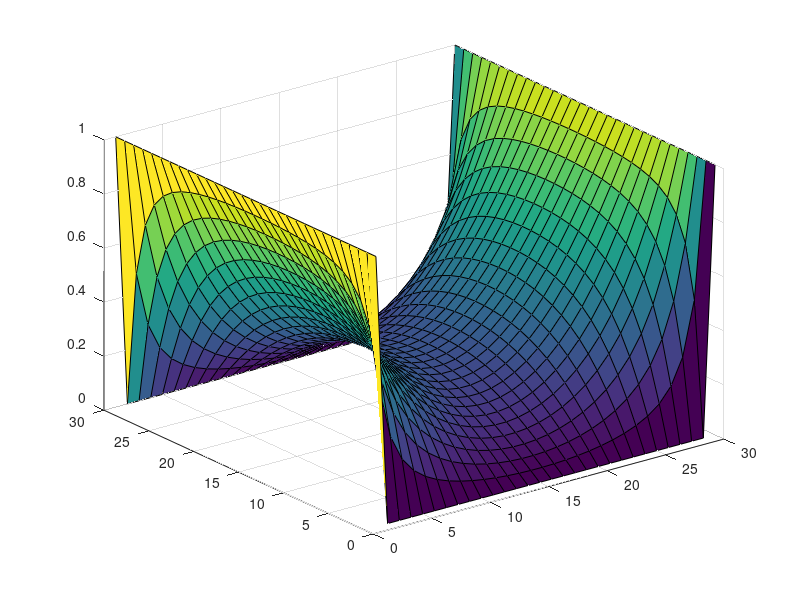
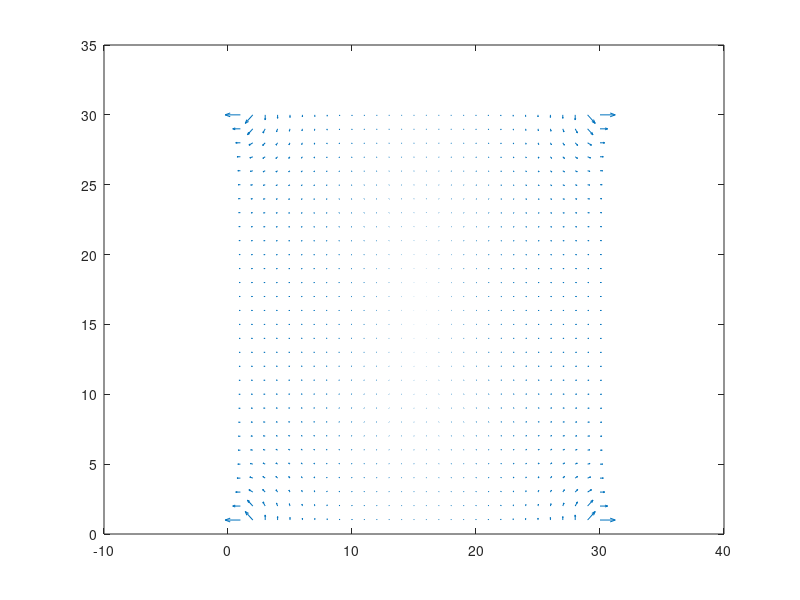
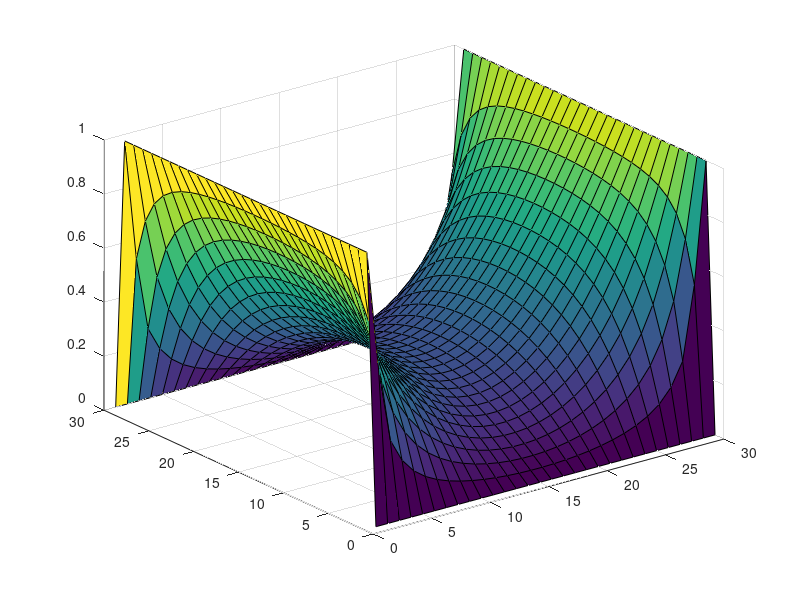

MATLAB code to generate these figures, in order:
clear
nx=30;
ny=30;
MaxIt=100;

V = zeros(nx,ny);
BCR=1;
BCL=1;
V(:,1) =BCR;
V(:,nx)=BCL;
y=1;
x=1;
for i=1:MaxIt
for y =1:ny

    if(y==1 || y==ny)
       continue
    else
        for(x = 2:nx-1)
        V(y,x)= (V(y,x+1)+V(y,x-1)+V(y+1,x)+V(y-1,x))/4;

        end
    end
%     surf(V)
%     pause(0.001)
end
x=1:30;
y=1:30;
[X,Y]=meshgrid(x,y);
figure(1)
title 'Potential'
surf(X,Y,V);
pause(0.001)  
[dx,dy]=gradient(V);
figure(2)
title 'Electric field'
quiver(X,Y,dx,dy);



end
figure(3)
title 'Imboxfilt'
B=imboxfilt(V,3);
B(:,1) =BCR;
B(:,nx)=BCL;
B(ny,:)=0;
B(1,:)=0;
surf(B);

